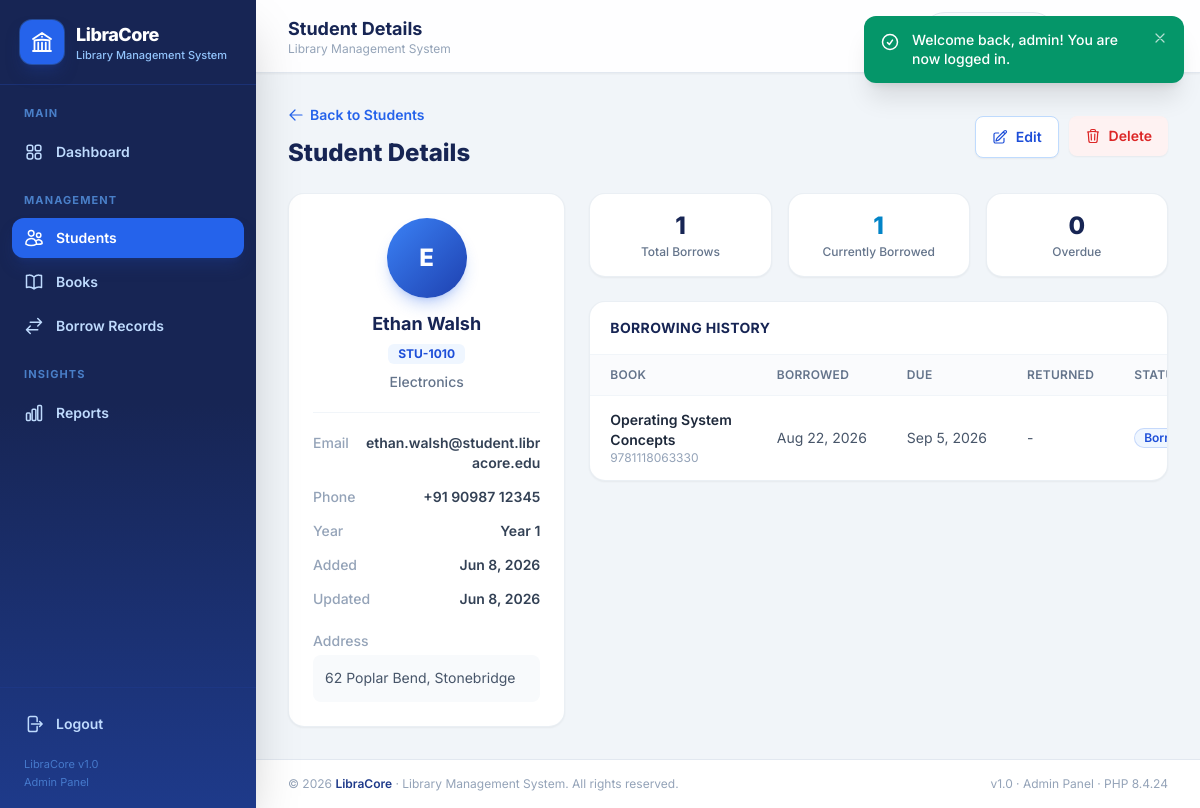
The page /students/view.php?id=10 (signed in) on the database as committed earlier.
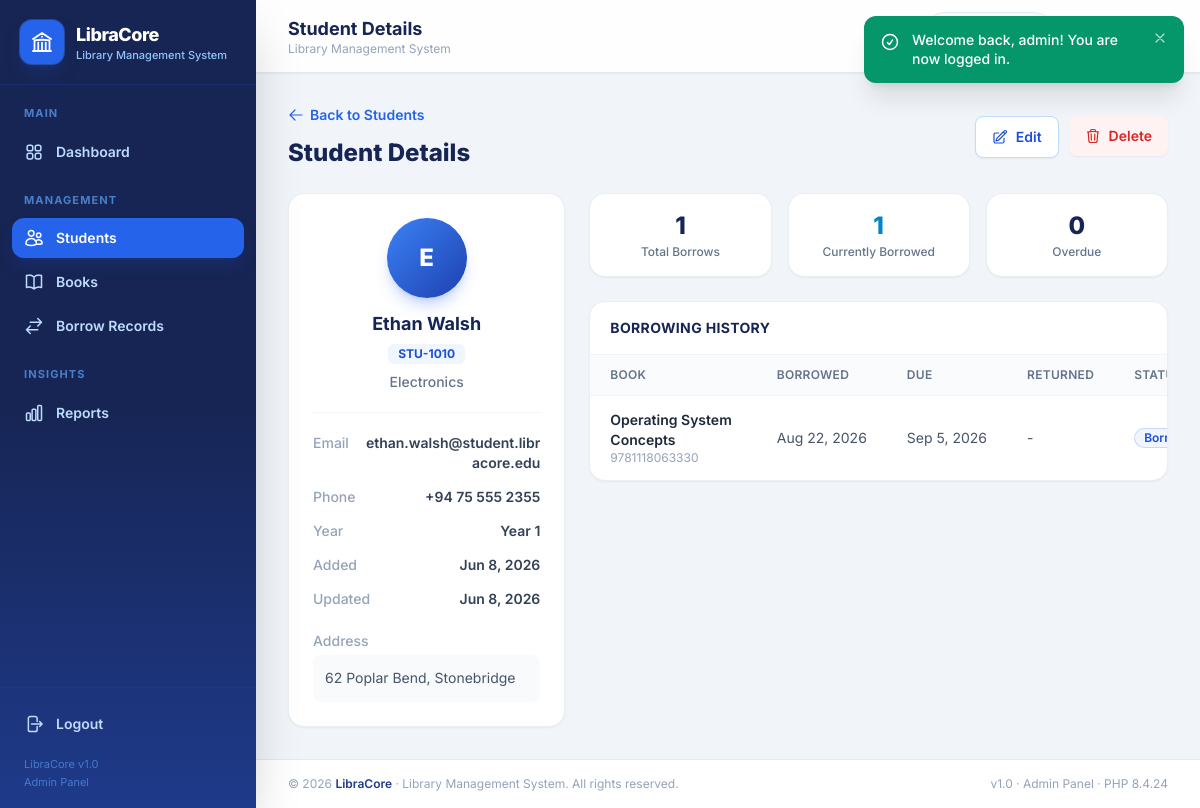
The same page on the database as committed later.
### tables this page shows
CREATE TABLE `students` (
  `id`         INT UNSIGNED     NOT NULL AUTO_INCREMENT,
  `student_id` VARCHAR(30)      NOT NULL,
  `name`       VARCHAR(100)     NOT NULL,
  `email`      VARCHAR(120)     NOT NULL,
  `phone`      VARCHAR(25)      NOT NULL,
  `address`    VARCHAR(255)     NOT NULL,
  `department` VARCHAR(100)     NOT NULL,
  `year`       TINYINT UNSIGNED NOT NULL DEFAULT 1,
  `created_at` TIMESTAMP        NOT NULL DEFAULT CURRENT_TIMESTAMP,
  `updated_at` TIMESTAMP        NOT NULL DEFAULT CURRENT_TIMESTAMP ON UPDATE CURRENT_TIMESTAMP,
  PRIMARY KEY (`id`),
  UNIQUE KEY `uq_students_student_id` (`student_id`),
  KEY `idx_students_name` (`name`),
  KEY `idx_students_department` (`department`)
);

CREATE TABLE `borrow_records` (
  `id`          INT UNSIGNED                    NOT NULL AUTO_INCREMENT,
  `student_id`  INT UNSIGNED                    NOT NULL,
  `book_id`     INT UNSIGNED                    NOT NULL,
  `borrow_date` DATE                            NOT NULL,
  `due_date`    DATE                            NOT NULL,
  `return_date` DATE                                     DEFAULT NULL,
  `status`      ENUM('Borrowed','Returned')     NOT NULL DEFAULT 'Borrowed',
  `remarks`     VARCHAR(255)                             DEFAULT NULL,
  `created_at`  TIMESTAMP                       NOT NULL DEFAULT CURRENT_TIMESTAMP,
  PRIMARY KEY (`id`),
  KEY `idx_br_student` (`student_id`),
  KEY `idx_br_book` (`book_id`),
  KEY `idx_br_status` (`status`),
  KEY `idx_br_due_date` (`due_date`),
  KEY `idx_br_return_date` (`return_date`),
  CONSTRAINT `fk_br_student` FOREIGN KEY (`student_id`) REFERENCES `students` (`id`)
      ON DELETE CASCADE ON UPDATE CASCADE,
  CONSTRAINT `fk_br_book` FOREIGN KEY (`book_id`) REFERENCES `books` (`id`)
      ON DELETE CASCADE ON UPDATE CASCADE
);

CREATE TABLE `books` (
  `id`                 INT UNSIGNED     NOT NULL AUTO_INCREMENT,
  `isbn`               VARCHAR(20)      NOT NULL,
  `title`              VARCHAR(200)     NOT NULL,
  `author`             VARCHAR(150)     NOT NULL,
  `category`           VARCHAR(80)      NOT NULL,
  `publisher`          VARCHAR(120)              DEFAULT NULL,
  `publication_year`   SMALLINT UNSIGNED         DEFAULT NULL,
  `quantity`           INT UNSIGNED     NOT NULL DEFAULT 1,
  `available_quantity` INT UNSIGNED     NOT NULL DEFAULT 1,
  `shelf_location`     VARCHAR(30)      NOT NULL,
  `created_at`         TIMESTAMP        NOT NULL DEFAULT CURRENT_TIMESTAMP,
  `updated_at`         TIMESTAMP        NOT NULL DEFAULT CURRENT_TIMESTAMP ON UPDATE CURRENT_TIMESTAMP,
  PRIMARY KEY (`id`),
  UNIQUE KEY `uq_books_isbn` (`isbn`),
  KEY `idx_books_title` (`title`),
  KEY `idx_books_category` (`category`),
  CONSTRAINT `chk_books_available_range` CHECK (`available_quantity` <= `quantity`)
);

### students/view.php (the view, shortened to what the rows shown need)
<?php
require_once __DIR__ . '/../includes/auth_check.php';
$id      = (int)($_GET['id'] ?? 0);
$stmt    = $pdo->prepare('SELECT * FROM students WHERE id = :id');
$stmt->execute([':id' => $id]);
$student = $stmt->fetch();
$stmt = $pdo->prepare("
    SELECT br.*, b.isbn, b.title AS book_title, b.author
    FROM borrow_records br
    JOIN books b ON b.id = br.book_id
    WHERE br.student_id = :id
    ORDER BY br.borrow_date DESC, br.id DESC
");
$stmt->execute([':id' => $id]);
$history = $stmt->fetchAll();
$totalOverdue = 0;
foreach ($history as $h) {
    if ($h['return_date'] === null) {
        if (borrow_status($h) === 'Overdue') {
            $totalOverdue++;
        }
    }
}
include __DIR__ . '/../includes/header.php';
?>
<div class="mx-auto max-w-5xl">
    <div class="mb-6 flex flex-col gap-4 sm:flex-row sm:items-center sm:justify-between">
        <div>
            <h2 class="mt-2 text-xl font-extrabold text-blue-950 sm:text-2xl">Student Details</h2>
        </div>
    </div>
    <div class="grid grid-cols-1 gap-6 lg:grid-cols-3">
        <section class="rounded-2xl border border-slate-200/70 bg-white p-6 shadow-sm">
            <div class="flex flex-col items-center border-b border-slate-100 pb-5 text-center">
                <span class="flex h-20 w-20 items-center justify-center rounded-full bg-gradient-to-br from-blue-500 to-blue-800 text-2xl font-extrabold text-white shadow-lg shadow-blue-600/25">
                    <?= e(strtoupper(mb_substr($student['name'], 0, 1))) ?>
                </span>
                <h3 class="mt-3 text-lg font-bold text-blue-950"><?= e($student['name']) ?></h3>
                <span class="mt-1.5 rounded-md bg-blue-50 px-2.5 py-0.5 text-xs font-bold text-blue-700"><?= e($student['student_id']) ?></span>
                <p class="mt-2 text-sm font-medium text-slate-500"><?= e($student['department']) ?></p>
            </div>
            <dl class="mt-5 space-y-3.5 text-sm">
                <div class="flex justify-between gap-3">
                    <dt class="font-medium text-slate-400">Email</dt>
                    <dd class="break-all text-right font-semibold text-slate-700"><?= e($student['email']) ?></dd>
                </div>
                <div class="flex justify-between gap-3">
                    <dt class="font-medium text-slate-400">Phone</dt>
                    <dd class="text-right font-semibold text-slate-700"><?= e($student['phone']) ?></dd>
                </div>
                <div class="flex justify-between gap-3">
                    <dt class="font-medium text-slate-400">Year</dt>
                    <dd class="text-right font-semibold text-slate-700">Year <?= (int)$student['year'] ?></dd>
                </div>
                <div class="flex justify-between gap-3">
                    <dt class="shrink-0 font-medium text-slate-400">Added</dt>
                    <dd class="text-right font-semibold text-slate-700"><?= e(date('M j, Y', strtotime($student['created_at']))) ?></dd>
                </div>
                <div class="flex justify-between gap-3">
                    <dt class="shrink-0 font-medium text-slate-400">Updated</dt>
                    <dd class="text-right font-semibold text-slate-700"><?= e(date('M j, Y', strtotime($student['updated_at']))) ?></dd>
                </div>
                <div class="pt-2">
                    <dt class="mb-1 font-medium text-slate-400">Address</dt>
                    <dd class="rounded-lg bg-slate-50 p-3 text-sm leading-relaxed text-slate-600"><?= e($student['address']) ?></dd>
                </div>
            </dl>
        </section>
        <section class="lg:col-span-2 space-y-6">
            <div class="overflow-hidden rounded-2xl border border-slate-200/70 bg-white shadow-sm">
                <div class="overflow-x-auto">
                    <table class="w-full min-w-[640px] text-left text-sm">
                        <thead>
                            <tr class="border-b border-slate-100 bg-slate-50/70 text-xs uppercase tracking-wide text-slate-500">
                                <th class="px-5 py-3 font-semibold">Book</th>
                                <th class="px-5 py-3 font-semibold">Borrowed</th>
                                <th class="px-5 py-3 font-semibold">Due</th>
                                <th class="px-5 py-3 font-semibold">Returned</th>
                                <th class="px-5 py-3 font-semibold">Status</th>
                            </tr>
                        </thead>
                        <tbody class="divide-y divide-slate-100">
                            <?php if (!$history): ?>
                                <tr><td colspan="5" class="px-5 py-12 text-center text-sm text-slate-400">This student has not borrowed any books yet.</td></tr>
                            <?php else: ?>
                                <?php foreach ($history as $h): ?>
                                    <tr class="transition hover:bg-blue-50/40">
                                        <td class="px-5 py-3.5">
                                            <p class="font-semibold text-slate-800"><?= e($h['book_title']) ?></p>
                                            <p class="text-xs text-slate-400"><?= e($h['isbn']) ?></p>
                                        </td>
                                        <td class="px-5 py-3.5 whitespace-nowrap text-slate-600"><?= e(date('M j, Y', strtotime($h['borrow_date']))) ?></td>
                                        <td class="px-5 py-3.5 whitespace-nowrap text-slate-600"><?= e(date('M j, Y', strtotime($h['due_date']))) ?></td>
                                        <td class="px-5 py-3.5 whitespace-nowrap text-slate-600"><?= $h['return_date'] ? e(date('M j, Y', strtotime($h['return_date']))) : '-' ?></td>
                                        <td class="px-5 py-3.5"><?= status_badge_html(borrow_status($h)) ?></td>
                                    </tr>
                                <?php endforeach; ?>
                            <?php endif; ?>
                        </tbody>
                    </table>
                </div>
            </div>
        </section>
    </div>
</div>
<?php include __DIR__ . '/../includes/footer.php'; ?>

### includes/functions.php (shortened to what the rows shown need)
<?php
require_once __DIR__ . '/../config/database.php';
function e($value): string
{
    return htmlspecialchars((string)$value, ENT_QUOTES, 'UTF-8');
}
function db_today(): string
{
    global $pdo;
    static $today = null;
    if ($today === null) {
        $today = (string)$pdo->query('SELECT CURDATE()')->fetchColumn();
    }
    return $today;
}
function borrow_status(array $record): string
{
    if (!empty($record['due_date']) && strcmp(db_today(), $record['due_date']) > 0) {
        return 'Overdue';
    }
    return 'Borrowed';
}
function status_badge_html(string $status): string
{
    $styles = [
        'Borrowed' => 'bg-blue-50 text-blue-700 ring-blue-600/20',
        'Returned' => 'bg-emerald-50 text-emerald-700 ring-emerald-600/20',
        'Overdue'  => 'bg-red-50 text-red-700 ring-red-600/20',
    ];
    $style = $styles[$status] ?? 'bg-slate-100 text-slate-700 ring-slate-500/20';
    return '<span class="inline-flex items-center gap-1 rounded-full px-2.5 py-0.5 text-xs font-semibold ring-1 ring-inset ' . $style . '">' . e($status) . '</span>';
}

Rows that differ between the two databases and show on the page:
changed students "Ethan Walsh": phone "+91 90987 12345" → "+94 75 555 2355"
